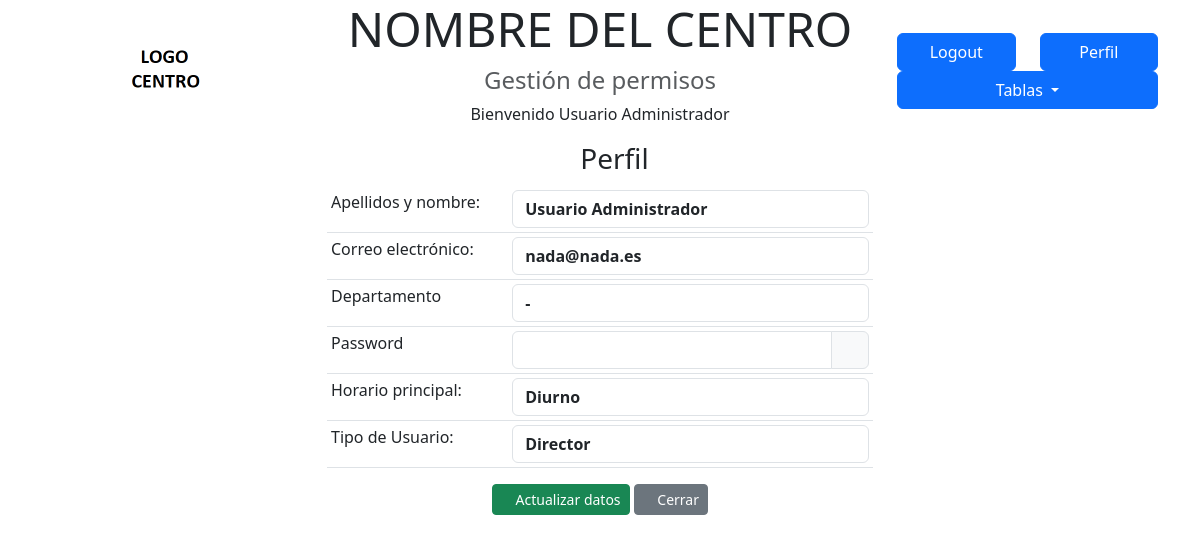
The app's page /Usuarios_c/perfil (signed in) with its own data.
### tables this page shows
CREATE TABLE `usuarios_gesprof` (
  `usuario` varchar(20) NOT NULL,
  `password` varchar(255) DEFAULT NULL,
  `apenom` varchar(35) NOT NULL,
  `departamento` varchar(50) NOT NULL,
  `rol` varchar(1) NOT NULL COMMENT '[D]irector,[J]efe de estudios,[P]rofesor',
  `horario` varchar(1) NOT NULL COMMENT '[D]iurno,[V]espertino',
  `email` varchar(255) NOT NULL,
  `codigoprof` varchar(9) NOT NULL
);

### app/controladores/Usuarios_c.php (called while the page is built, shortened)
<?php
class Usuarios_c extends Controller
{
    private $usuarios_m;
    public function __construct()
    {
        $this->usuarios_m = $this->load_model("Usuarios_m");
    }
    public function perfil()
    {
        $datos['perfil'] = $this->usuarios_m->leer($_SESSION['sesion']['usuario']);
        $contenido = "perfil_v";
        $this->load_view($contenido, $datos);
    }
}

### index.php (called while the page is built, shortened)
<?php
$router = new Router();
$metodo = $router->getMethod();
$parametros = $router->getParams();
$micontrolador = new $controlador();
if (empty($parametros)) {
    $micontrolador->$metodo();
} else {
    $micontrolador->$metodo($parametros);
}

### app/modelos/Usuarios_m.php (called while the page is built, shortened)
<?php
class Usuarios_m extends Model
{
    public function leer($usu)
    {
        $cadSQL = "SELECT * FROM usuarios_gesprof WHERE usuario='$usu'";
        $this->consultar($cadSQL);
        return $this->fila();
    }
}

### app/vistas/perfil_v.php (the view, shortened to what this page needs)
<div class="content-wrapper">
    <div class="content">
        <div class="container">
            <div class="col-6 mx-auto">
                <div class="panel panel-info">
                    <div class="panel-heading">
                        <h3 class="panel-title text-center">
                            <i class="bi bi-person-circle"></i> Perfil
                        </h3>
                    </div>
                    <div class="panel-body">
                        <div class="row">
                            <div class="col-12 mx-auto">
                                <form name="frmPerfil" method="post" id="perfil" action="<?= BASE_URL; ?>Usuarios_c/actperfil">
                                    <table class="table table-sm">
                                        <tbody>
                                            <tr>
                                                <td>Apellidos y nombre:</td>
                                                <td>
                                                    <input type="text" class="form-control" name="apenom" maxlength="50" value="<?php echo $perfil['apenom']; ?>" required>
                                                </td>
                                            </tr>
                                            <tr>
                                                <td>Correo electrónico:</td>
                                                <td>
                                                    <input type="email" class="form-control input-sm" name="email" maxlength="250" value="<?php echo $perfil['email'] ?>">
                                                </td>
                                            </tr>
                                            <tr>
                                                <td>Departamento
                                                <td>
                                                    <input type="text" class="form-control input-sm" name="departamento" maxlength="50" value="<?php echo $perfil['departamento'] ?>">
                                                </td>
                                            </tr>
                                            <?php if (AUTENTICACION == "SELF") : ?>
                                                <tr>
                                                    <td>Password
                                                    <td>
                                                        <div class="input-group">
                                                            <input type="password" autocomplete="new-password" class="form-control input-sm" name="password" maxlength="50">
                                                            <button type="button" id="btnVerPass" class="input-group-text"><i class="bi bi-eye"></i></button>
                                                        </div>
                                                    </td>
                                                </tr>
                                            <?php endif; ?>
                                            <tr>
                                                <td>Horario principal:</td>
                                                <td>
                                                    <select class="form-control" name="horario" value="<?php echo $perfil['horario']; ?>" required>
                                                        <option <?php echo $perfil['horario'] == "D" ? "selected" : ""; ?> value="D">Diurno</option>
                                                    </select>
                                                </td>
                                            </tr>
                                            <?php if ($perfil['rol'] == "D") : ?>
                                                <tr>
                                                    <td>Tipo de Usuario:</td>
                                                    <td>
                                                        <select class="form-control" name="rol" value="<?php echo $perfil['rol']; ?>" required>
                                                            <option <?php echo $perfil['rol'] == "D" ? "selected" : ""; ?> value="D">Director</option>
                                                        </select>
                                                    </td>
                                                </tr>
                                            <?php endif; ?>
                                        </tbody>
                                    </table>
                            </div>
                        </div>
                    </div>
                    <div class="panel-footer text-center">
                        <button type="submit" class="btn btn-sm btn-success">
                            <i class="bi bi-pen-fill"></i> Actualizar datos</button>
                        <a href="<?= BASE_URL; ?>Permisos_c/index" class="btn btn-sm btn-secondary">
                            <i class="bi bi-x-square-fill"></i> Cerrar</a>
                    </div>
                </div>
            </div>
        </div>
    </div>
</div>

### app/vistas/perfil_v.php (style rules this page uses)
.form-control { font-weight: 700; }

### records on screen
usuarios_gesprof: apenom "Usuario Administrador", email "nada@nada.es", departamento "-", horario "Diurno", rol "Director"

### other values on screen
$nombre "Bienvenido Usuario Administrador"
$textoBoton "Logout"
